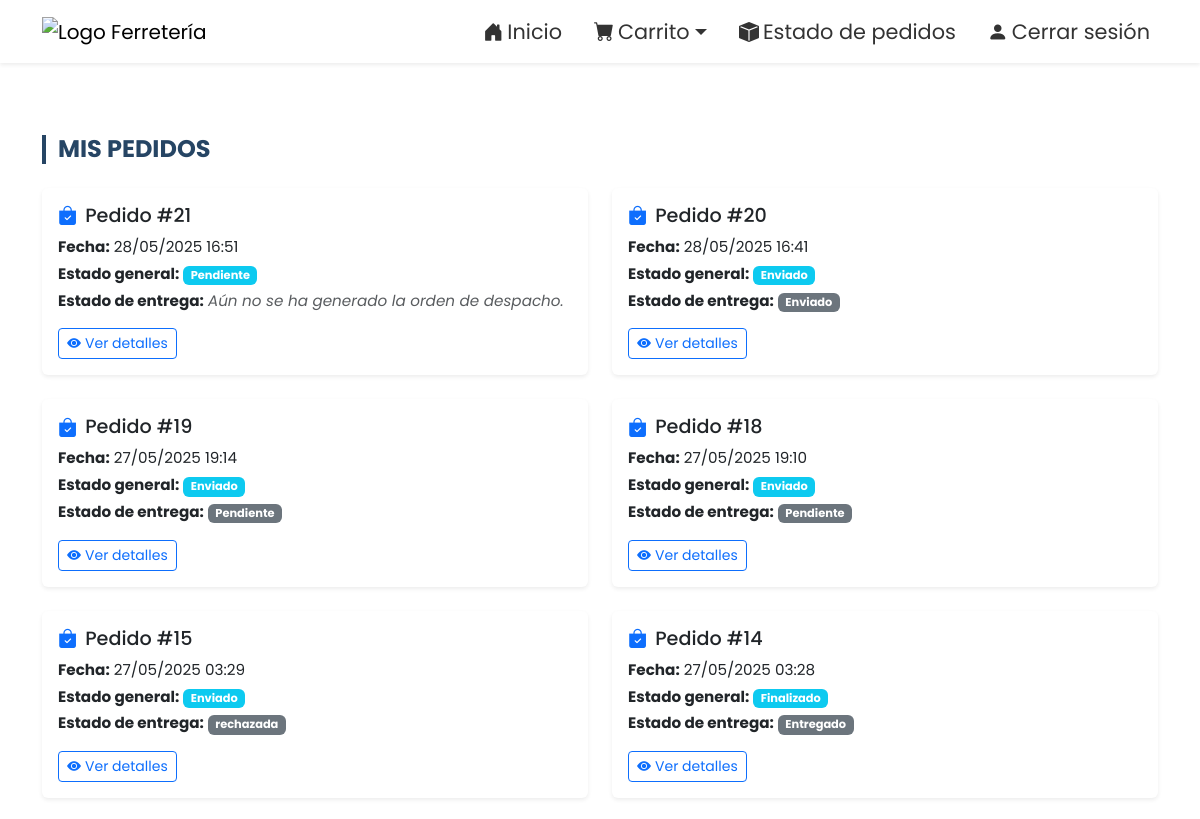
Page /mis_pedidos/ (signed in, upper part) on the earlier database version.
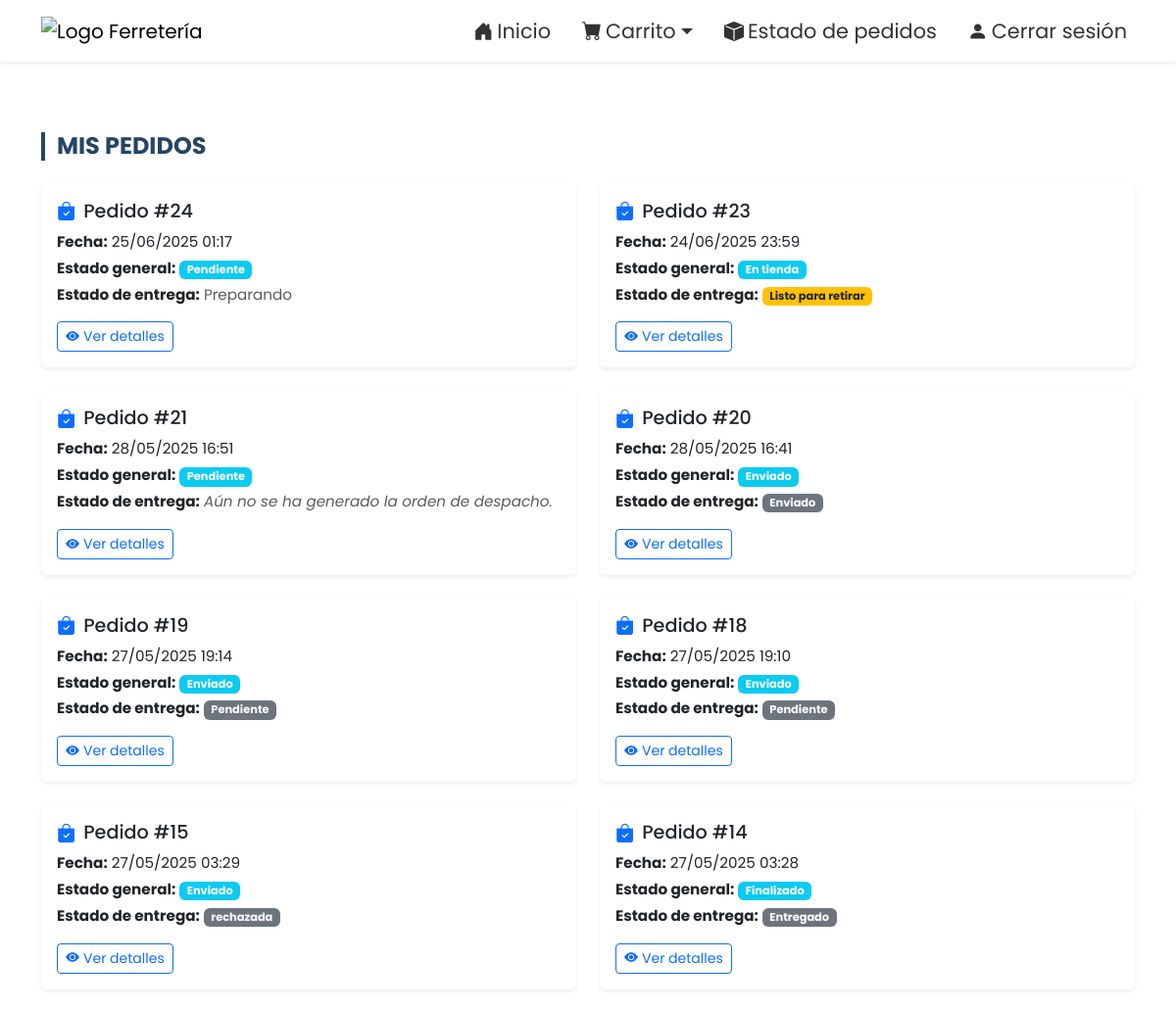
Same page on the later database version.
### tienda/models.py (models this page shows, shortened)
class Pedido(models.Model):
    ESTADOS = [
        ('pendiente', 'Pendiente'),
        ('aprobado', 'Aprobado'),
        ('rechazado', 'Rechazado'),
        ('en_preparacion', 'En preparación'),
        ('enviado', 'Enviado'),
        ('en_tienda', 'En tienda'),
        ('entregado', 'Entregado'),
        ('finalizado', 'Finalizado'),
    ]
    usuario = models.ForeignKey(User, on_delete=models.SET_NULL, null=True, blank=True)
    fecha_creacion = models.DateTimeField(auto_now_add=True)
    estado = models.CharField(max_length=20, choices=ESTADOS, default='pendiente')
    datos_compra = models.OneToOneField('DatosCompra', on_delete=models.CASCADE, null=True, blank=True)

class OrdenDespacho(models.Model):
    pedido = models.OneToOneField(Pedido, on_delete=models.CASCADE, related_name='orden_despacho')
    fecha_creacion = models.DateTimeField(auto_now_add=True)
    observaciones = models.TextField(blank=True, null=True)
    motivo_rechazo = models.TextField(blank=True, null=True)
    estado = models.CharField(max_length=20, choices=[
        ('pendiente', 'Pendiente'),
        ('preparando', 'Preparando'),
        ('listo', 'Listo para entregar'),
        ('enviado', 'Enviado'),
        ('entregado', 'Entregado'),
    ], default='pendiente')

### tienda/views.py (the view)
# urls.py: path('mis_pedidos/', views.estado_pedidos_usuario, name='estado_pedidos'),
@login_required
def estado_pedidos_usuario(request):
    pedidos = Pedido.objects.filter(usuario=request.user).order_by('-fecha_creacion').select_related('orden_despacho')
    return render(request, 'tienda/estado_pedidos.html', {'pedidos': pedidos})

### tienda/context_processors.py (called while the page is built, shortened)
def carrito_context(request):
    carrito = request.session.get('carrito', {})
    items = []
    total = 0
    return {
        'carrito_items': items,
        'carrito_total': total
    }

### tienda/templates/tienda/estado_pedidos.html
{% extends "base.html" %}
{% block content %}
<div class="container py-4">
    <h2 class="seccion-titulo mb-4">Mis Pedidos</h2>
    {% if pedidos %}
        <div class="row g-4">
            {% for pedido in pedidos %}
            <div class="col-md-6">
                <div class="card shadow-sm border-0 h-100">
                    <div class="card-body">
                        <h5 class="card-title">
                            <i class="bi bi-bag-check-fill text-primary me-2"></i>Pedido #{{ pedido.id }}
                        </h5>
                        <p class="card-text mb-1">
                            <strong>Fecha:</strong> {{ pedido.fecha_creacion|date:"d/m/Y H:i" }}
                        </p>
                        <p class="card-text mb-1">
                            <strong>Estado general:</strong>
                            <span class="badge bg-info">{{ pedido.get_estado_display }}</span>
                        </p>
                        <p class="card-text mb-3">
                            <strong>Estado de entrega:</strong>
                            {% if pedido.datos_compra and not pedido.datos_compra.envio %}
                                {% if pedido.estado == "en_tienda" %}
                                <span class="badge bg-warning text-dark">Listo para retirar</span>
                            {% elif pedido.estado == "entregado" %}
                                <span class="badge bg-secondary text-dark">Entregado</span>
                            {% else %}
                                <span class="text-muted">Preparando</span>
                            {% endif %}
                            {% else %}
                                {% if pedido.orden_despacho %}
                                    <span class="badge bg-secondary">{{ pedido.orden_despacho.get_estado_display }}</span>
                                {% else %}
                                    <span class="text-muted fst-italic">Aún no se ha generado la orden de despacho.</span>
                                {% endif %}
                            {% endif %}
                        </p>
                        <a href="{% url 'detalle_pedido' pedido.id %}" class="btn btn-outline-primary btn-sm">
                            <i class="bi bi-eye-fill me-1"></i>Ver detalles
                        </a>
                    </div>
                </div>
            </div>
            {% endfor %}
        </div>
    {% else %}
        <div class="alert alert-info text-center mt-5">
            <i class="bi bi-info-circle-fill me-2"></i>No tienes pedidos registrados.
        </div>
    {% endif %}
</div>
{% endblock %}

Differences in the rows shown:
added Pedido: id "24", fecha_creacion "25/06/2025 01:17", estado "Pendiente", shows "Preparando"
added Pedido: id "23", fecha_creacion "24/06/2025 23:59", estado "En tienda", shows "Listo para retirar"
